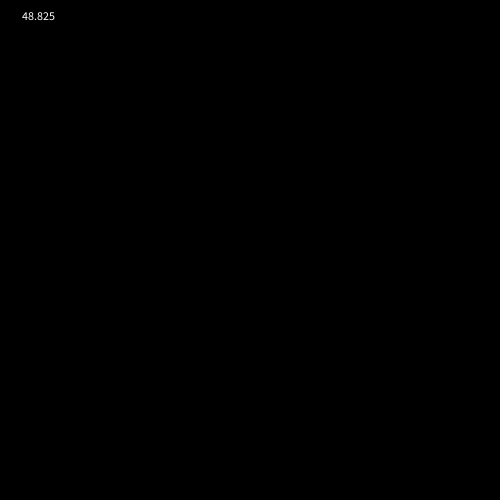
Frame 1 (no input)
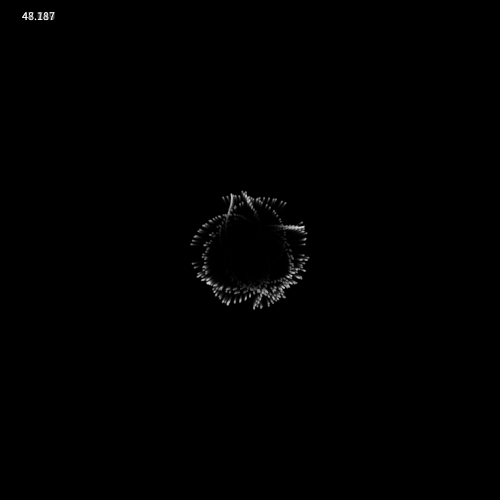
Frame 60 (the mouse pressed at the canvas centre just before this capture)
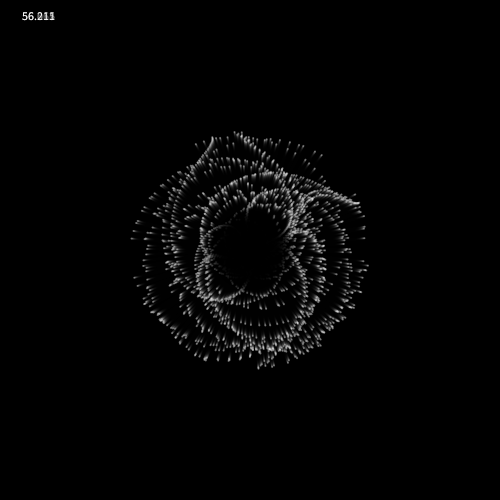
Frame 120 (the mouse held since frame 60 and released just before this capture)

The Processing sketch that drew these frames (run headless with seeded random() and noise(); from frame 60 on, the mouse is pressed at the canvas centre):

// Processing sketch: processing_145035
// ── processing_145035.pde

ArrayList<PVector> list    = new ArrayList<PVector>();
ArrayList<PVector> dirList = new ArrayList<PVector>();
PGraphics centro;
float h;

void setup(){
  size(500, 500);  
  
  h = sqrt(pow(width/2,2 )+ pow(height/2,2));
  
  centro = createGraphics(200, 200);
  centro.beginDraw();
  centro.fill(0);
  centro.ellipse(100,100,80,80);
  centro.filter(BLUR,5);
  centro.endDraw();

  //stroke(255);
  noStroke();
  background(0);
}

void draw(){
  fill(0,100);
  rect(0,0,width, height);
  fill(255,100);
  for(int i =list.size()-1;i>=0;i--) {
    PVector dir = dirList.get(i);
    //dir.mult(1.005);
    list.get(i).add(dir);
    //point(list.get(i).x, list.get(i).y);
    ellipse(list.get(i).x, list.get(i).y, 2, 2);
    if(list.get(i).dist(new PVector(width/2, height/2))>h) {
      list.remove(i);
      dirList.remove(i);
    }
  }
  
  image(centro,width/2-100, height/2-100);
  
  for(int i=0;i<20;i++){
    list.add(new PVector(width/2, height/2));
    float a = noise(frameCount*0.001+i*0.1)*TWO_PI*16;
    dirList.add(new PVector(cos(a),sin(a)));
  }
  
  fill(255);
  text(frameRate, 20, 20);
}
